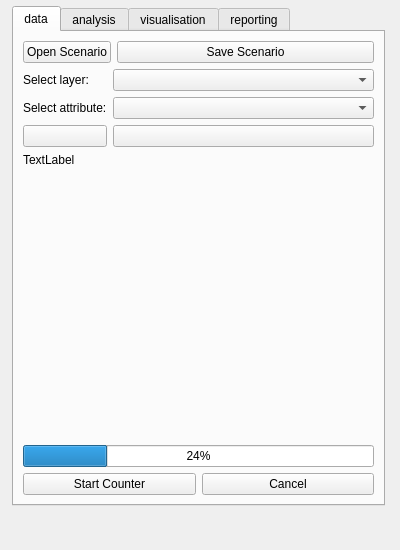
<?xml version="1.0" encoding="UTF-8"?>
<ui version="4.0">
 <class>SpatialDecisionDockWidgetBase</class>
 <widget class="QDockWidget" name="SpatialDecisionDockWidgetBase">
  <property name="geometry">
   <rect>
    <x>0</x>
    <y>0</y>
    <width>400</width>
    <height>550</height>
   </rect>
  </property>
  <property name="maximumSize">
   <size>
    <width>400</width>
    <height>550</height>
   </size>
  </property>
  <property name="windowTitle">
   <string>SDSS Template</string>
  </property>
  <widget class="QWidget" name="dockWidgetContents">
   <widget class="QTabWidget" name="sampleWidgets">
    <property name="geometry">
     <rect>
      <x>12</x>
      <y>6</y>
      <width>373</width>
      <height>500</height>
     </rect>
    </property>
    <property name="sizePolicy">
     <sizepolicy hsizetype="Expanding" vsizetype="Maximum">
      <horstretch>0</horstretch>
      <verstretch>0</verstretch>
     </sizepolicy>
    </property>
    <property name="maximumSize">
     <size>
      <width>16777215</width>
      <height>500</height>
     </size>
    </property>
    <property name="currentIndex">
     <number>0</number>
    </property>
    <widget class="QWidget" name="dataTab">
     <attribute name="title">
      <string>data</string>
     </attribute>
     <layout class="QVBoxLayout" name="verticalLayout_2">
      <item>
       <layout class="QFormLayout" name="formLayout">
        <item row="0" column="0">
         <widget class="QPushButton" name="openScenarioButton">
          <property name="text">
           <string>Open Scenario</string>
          </property>
         </widget>
        </item>
        <item row="0" column="1">
         <widget class="QPushButton" name="saveScenarioButton">
          <property name="text">
           <string>Save Scenario</string>
          </property>
         </widget>
        </item>
       </layout>
      </item>
      <item>
       <layout class="QGridLayout" name="gridLayout_3" columnstretch="0,5">
        <item row="2" column="1">
         <widget class="QPushButton" name="ambulanceButton">
          <property name="sizePolicy">
           <sizepolicy hsizetype="Minimum" vsizetype="Minimum">
            <horstretch>0</horstretch>
            <verstretch>0</verstretch>
           </sizepolicy>
          </property>
          <property name="text">
           <string/>
          </property>
          <property name="iconSize">
           <size>
            <width>64</width>
            <height>64</height>
           </size>
          </property>
         </widget>
        </item>
        <item row="1" column="1">
         <widget class="QComboBox" name="selectAttributeCombo"/>
        </item>
        <item row="2" column="0">
         <widget class="QPushButton" name="medicButton">
          <property name="sizePolicy">
           <sizepolicy hsizetype="Minimum" vsizetype="Fixed">
            <horstretch>0</horstretch>
            <verstretch>0</verstretch>
           </sizepolicy>
          </property>
          <property name="text">
           <string/>
          </property>
          <property name="iconSize">
           <size>
            <width>64</width>
            <height>64</height>
           </size>
          </property>
         </widget>
        </item>
        <item row="0" column="1">
         <widget class="QComboBox" name="selectLayerCombo"/>
        </item>
        <item row="1" column="0">
         <widget class="QLabel" name="selectAttributeLabel">
          <property name="text">
           <string>Select attribute:</string>
          </property>
         </widget>
        </item>
        <item row="0" column="0">
         <widget class="QLabel" name="selectLayerLabel">
          <property name="text">
           <string>Select layer:</string>
          </property>
         </widget>
        </item>
       </layout>
      </item>
      <item>
       <widget class="QLabel" name="logoLabel">
        <property name="text">
         <string>TextLabel</string>
        </property>
       </widget>
      </item>
      <item>
       <spacer name="verticalSpacer">
        <property name="orientation">
         <enum>Qt::Vertical</enum>
        </property>
        <property name="sizeHint" stdset="0">
         <size>
          <width>20</width>
          <height>40</height>
         </size>
        </property>
       </spacer>
      </item>
      <item>
       <layout class="QGridLayout" name="gridLayout">
        <item row="1" column="0">
         <widget class="QPushButton" name="startCounterButton">
          <property name="text">
           <string>Start Counter</string>
          </property>
         </widget>
        </item>
        <item row="1" column="1">
         <widget class="QPushButton" name="cancelCounterButton">
          <property name="text">
           <string>Cancel</string>
          </property>
         </widget>
        </item>
        <item row="0" column="0" colspan="2">
         <widget class="QProgressBar" name="counterProgressBar">
          <property name="value">
           <number>24</number>
          </property>
         </widget>
        </item>
       </layout>
      </item>
     </layout>
    </widget>
    <widget class="QWidget" name="analysisTab">
     <attribute name="title">
      <string>analysis</string>
     </attribute>
     <layout class="QFormLayout" name="formLayout_4">
      <property name="fieldGrowthPolicy">
       <enum>QFormLayout::FieldsStayAtSizeHint</enum>
      </property>
      <item row="1" column="0">
       <widget class="QPushButton" name="setNetworkButton">
        <property name="text">
         <string>Build Network</string>
        </property>
       </widget>
      </item>
      <item row="1" column="1">
       <widget class="QLabel" name="networkLabel">
        <property name="text">
         <string>Uses selected objects for origins / destinations</string>
        </property>
        <property name="wordWrap">
         <bool>true</bool>
        </property>
       </widget>
      </item>
      <item row="2" column="0">
       <widget class="QPushButton" name="shortestRouteButton">
        <property name="text">
         <string>Shortest Route</string>
        </property>
       </widget>
      </item>
      <item row="2" column="1">
       <widget class="QPushButton" name="clearRouteButton">
        <property name="text">
         <string>Clear Routes</string>
        </property>
       </widget>
      </item>
      <item row="3" column="0">
       <widget class="QPushButton" name="serviceAreaButton">
        <property name="text">
         <string>ServiceArea</string>
        </property>
       </widget>
      </item>
      <item row="3" column="1">
       <widget class="QLineEdit" name="serviceAreaCutoffEdit">
        <property name="text">
         <string>1500</string>
        </property>
       </widget>
      </item>
      <item row="4" column="0">
       <widget class="QPushButton" name="bufferButton">
        <property name="text">
         <string>Buffer</string>
        </property>
       </widget>
      </item>
      <item row="4" column="1">
       <widget class="QLineEdit" name="bufferCutoffEdit">
        <property name="text">
         <string>800</string>
        </property>
       </widget>
      </item>
      <item row="5" column="0">
       <widget class="QPushButton" name="makeIntersectionButton">
        <property name="text">
         <string>Intersection</string>
        </property>
       </widget>
      </item>
      <item row="6" column="0">
       <widget class="QPushButton" name="selectBufferButton">
        <property name="text">
         <string>Select in Buffer</string>
        </property>
       </widget>
      </item>
      <item row="6" column="1">
       <widget class="QPushButton" name="selectRangeButton">
        <property name="text">
         <string>Select in Range</string>
        </property>
       </widget>
      </item>
      <item row="7" column="0" colspan="2">
       <widget class="QLineEdit" name="expressionEdit">
        <property name="text">
         <string>id &lt; 3</string>
        </property>
       </widget>
      </item>
      <item row="8" column="0">
       <widget class="QPushButton" name="expressionSelectButton">
        <property name="text">
         <string>Select</string>
        </property>
       </widget>
      </item>
      <item row="8" column="1">
       <widget class="QPushButton" name="expressionFilterButton">
        <property name="text">
         <string>Filter</string>
        </property>
       </widget>
      </item>
     </layout>
    </widget>
    <widget class="QWidget" name="visualisationTab">
     <attribute name="title">
      <string>visualisation</string>
     </attribute>
     <layout class="QVBoxLayout" name="verticalLayout_3">
      <item>
       <layout class="QGridLayout" name="gridLayout_4">
        <item row="0" column="1">
         <widget class="QLabel" name="label">
          <property name="text">
           <string>Buffer and Obstacles layers</string>
          </property>
         </widget>
        </item>
        <item row="1" column="1">
         <widget class="QLabel" name="label_2">
          <property name="text">
           <string>Apply style to selected layer</string>
          </property>
         </widget>
        </item>
        <item row="0" column="0">
         <widget class="QPushButton" name="displayStyleButton">
          <property name="text">
           <string>Load Style</string>
          </property>
         </widget>
        </item>
        <item row="1" column="0">
         <widget class="QPushButton" name="displayRangeButton">
          <property name="text">
           <string>Apply Style</string>
          </property>
         </widget>
        </item>
        <item row="2" column="0" colspan="2">
         <layout class="QVBoxLayout" name="chartLayout"/>
        </item>
       </layout>
      </item>
     </layout>
    </widget>
    <widget class="QWidget" name="reportingTab">
     <attribute name="title">
      <string>reporting</string>
     </attribute>
     <layout class="QVBoxLayout" name="verticalLayout" stretch="0,0,0,0,0,0">
      <item>
       <layout class="QGridLayout" name="gridLayout_2" rowstretch="0,1,1" rowminimumheight="0,1,1">
        <item row="0" column="0">
         <widget class="QLabel" name="featureCounterLabel">
          <property name="text">
           <string>Feature counter:</string>
          </property>
         </widget>
        </item>
        <item row="0" column="2">
         <widget class="QPushButton" name="featureCounterUpdateButton">
          <property name="text">
           <string>Update</string>
          </property>
         </widget>
        </item>
        <item row="1" column="2">
         <widget class="QPushButton" name="saveMapPathButton">
          <property name="text">
           <string>...</string>
          </property>
         </widget>
        </item>
        <item row="1" column="0" colspan="2">
         <widget class="QLineEdit" name="saveMapPathEdit"/>
        </item>
        <item row="0" column="1">
         <widget class="QLineEdit" name="featureCounterEdit"/>
        </item>
        <item row="2" column="1">
         <widget class="QPushButton" name="saveMapButton">
          <property name="text">
           <string>Save Map</string>
          </property>
         </widget>
        </item>
       </layout>
      </item>
      <item>
       <widget class="QLabel" name="reportLabel">
        <property name="text">
         <string>Layer Report:</string>
        </property>
       </widget>
      </item>
      <item>
       <widget class="QListWidget" name="reportList"/>
      </item>
      <item>
       <widget class="QLabel" name="statisticsLabel">
        <property name="text">
         <string>Attribute Summary:</string>
        </property>
       </widget>
      </item>
      <item>
       <widget class="QTableWidget" name="statisticsTable"/>
      </item>
      <item>
       <widget class="QPushButton" name="saveStatisticsButton">
        <property name="text">
         <string>Save Summary</string>
        </property>
       </widget>
      </item>
     </layout>
    </widget>
   </widget>
  </widget>
 </widget>
 <resources/>
 <connections/>
</ui>
